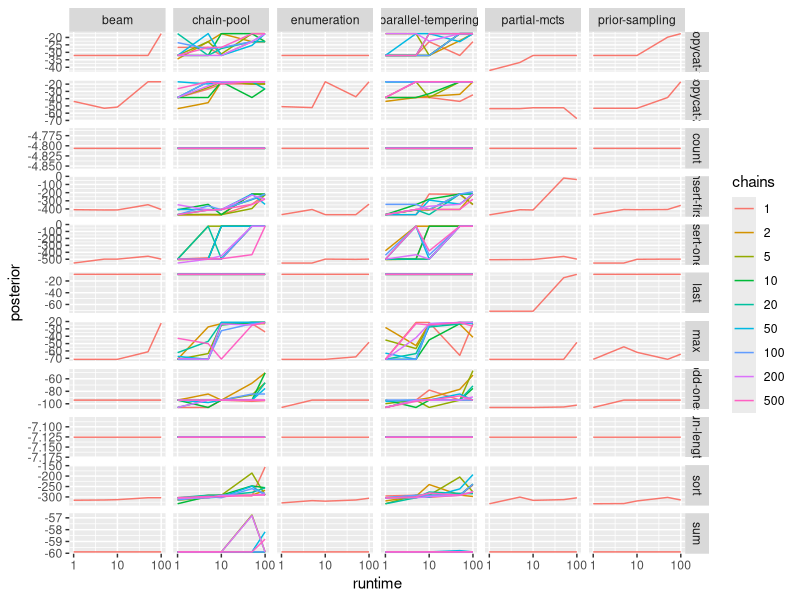

R code for this plot:
library(ggplot2)

d <- read.table("o.txt", header=F)
names(d) <- c("repetition", "runtime", "method", "restart", "data", "chains", "posterior", "prior", "likelihood", "hypothesis")

d$chains <- as.factor(d$chains)
d$restart <- as.factor(d$restart)

plt <- ggplot(subset(d, restart==0), aes(x=runtime, y=posterior, color=chains, group=chains)) + 
    stat_summary(fun=mean, geom="line") + 
    scale_x_log10() +
    facet_grid(data~method, scales="free")
